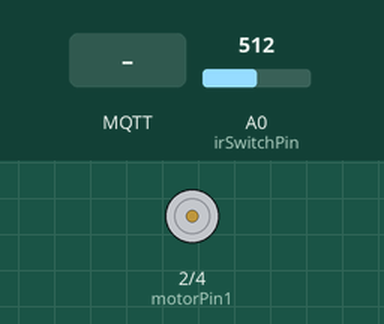
Simulated run of this sketch. Board: ESP8266 (NodeMCU). Parts: motor-driver pin pairs drawn as motors (green arrow = first pin HIGH = forward, orange = second pin HIGH = backward, longer = more drive). The test bench sets the inputs (shaded band); at power-on: A0 (irSwitchPin) = 512. WiFi joins after 1.5 s; servers stay silent unless stated; random numbers use the default seed unless the sketch sets one; no MQTT or app messages arrive unless stated; what the sketch prints to the serial monitor is not drawn.

Above: at 2.7 s.
2.8 s: MQTT message "OPEN" arrives on the first subscribed topic
At 3.2 s:
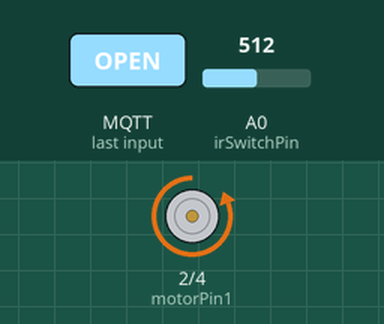
4.3 s: A0 (irSwitchPin) set to 582
5.8 s: A0 (irSwitchPin) set to 619
8.3 s: MQTT message "CLOSE" arrives on the first subscribed topic
At 10.2 s:
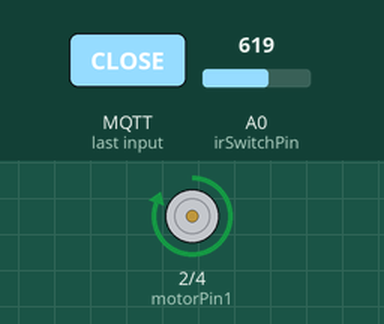
Timing chart, 0 to 12.3 s (numbered marks = the images above; inputs shaded):
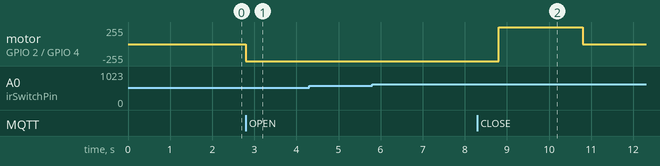

The sketch:

AutoBlind.ino
```cpp
#include <ESP8266WiFi.h>
#include <PubSubClient.h>
#include <WiFiClient.h>
#include <ESP8266WebServer.h>
#include <ESP8266mDNS.h>

// Server settings
const char* ssid = "ken13";
const char* password = "bu5yb33s";
const char* mqtt_server = "192.168.1.135";
ESP8266WebServer server(80);
WiFiClient myWiFi;
PubSubClient client(myWiFi);


// Pin assignment
const int motorPin1 = 2;
const int motorPin2 = 4;
const int irSwitchPin = A0;

// Variables to keep track of the blind rotations
const int minValue = 0;
const int maxValue = 8;
int currentValue;

int sensorValue = 0;

// The possible states that the blind can be in
enum blindStates {
  GOINGUP,
  GOINGDOWN,
  STOPPED
};
enum blindStates blindState;

// Start moving the blind up
void moveBlindUp() {
  digitalWrite(motorPin1, LOW);
  digitalWrite(motorPin2, HIGH);
  blindState = GOINGUP;
  Serial.println("Moving up!");
}

void checkGoingUpState() {
  checkCurrentValue();
  sensorValue = analogRead(irSwitchPin);
  if(sensorValue > 600) {
    changeCurrentValue(true);
    if(currentValue == maxValue) {
      stopBlind();
      client.publish("state", "Open");
    } else {
      delay(1000);
    }
  }
}

// Start moving the blind down
void moveBlindDown() {
  digitalWrite(motorPin1, HIGH);
  digitalWrite(motorPin2, LOW);
  blindState = GOINGDOWN;
  Serial.println("Moving down!");
}

void checkGoingDownState() {
  checkCurrentValue();
  sensorValue = analogRead(irSwitchPin);
  if(sensorValue > 600) {
    changeCurrentValue(false);
    if(currentValue == minValue) {
      stopBlind();
      client.publish("state", "Closed");
    } else {
      delay(1000);
    }
  }
}

// Stop the blind no matter where it is
void stopBlind() {
  digitalWrite(motorPin1, LOW);
  digitalWrite(motorPin2, LOW);
  blindState = STOPPED;
}

void checkCurrentValue() {
  if (currentValue < minValue) {
    stopBlind();
    currentValue = minValue;
  }
  if (currentValue > maxValue) {
    stopBlind();
    currentValue = maxValue;
  }
}

void changeCurrentValue(bool up) {
  if(up) {
    currentValue += 1;
  } else {
    currentValue -= 1;
  }
  Serial.print("Current value is now ");
  Serial.println(currentValue);
}

void setup_wifi() {

  delay(10);
  // We start by connecting to a WiFi network
  Serial.println();
  Serial.println("Connecting to ");
  Serial.println(ssid);

  WiFi.begin(ssid, password);

  while (WiFi.status() != WL_CONNECTED) {
    delay(500);
    Serial.print(".");
  }

  randomSeed(micros());

  Serial.println("");
  Serial.println("WiFi connected");
  Serial.println("IP address: ");
  Serial.println(WiFi.localIP());
}

void callback(char* topic, byte* payload, unsigned int length) {
  Serial.print("Message arrived [");
  Serial.print(topic);
  Serial.print("] ");
  Serial.print(String((char*)payload));
  Serial.println();

  if ((String)topic == "blind" && String((char*)payload).indexOf("OPEN") != -1) {
    if(currentValue < maxValue) {
      Serial.println("Moving Up");
      moveBlindUp();
    } else {
      client.publish("state", "Open");
    }
  }
  if ((String)topic == "blind" && String((char*)payload).indexOf("CLOSE") != -1) {
    if(currentValue > minValue) {
      Serial.println("Moving Down");
      moveBlindDown();
    } else {
      client.publish("state", "Closed");
    }
  }
  if ((String)topic == "blind" && String((char*)payload).indexOf("STOP") != -1) {
    Serial.println("Stopping");
    stopBlind();
  }
}

void reconnect() {
  // Loop until we're reconnected
  while (!client.connected()) {
    Serial.print("Attempting MQTT connection...");
    // Create a random client ID
    String clientId = "BlindClient-";
    clientId += String(random(0xffff), HEX);
    // Attempt to connect
    if (client.connect(clientId.c_str())) {
      Serial.println("connected");
      // Once connected, publish an announcement...
      client.publish("ping", "I'm Alive");
      // ... and resubscribe
      client.subscribe("blind");
    } else {
      Serial.print("failed, rc=");
      Serial.print(client.state());
      Serial.println(" try again in 5 seconds");
      // Wait 5 seconds before retrying
      delay(5000);
    }
  }
}

void setup() {
  Serial.begin(115200);

  pinMode(LED_BUILTIN, OUTPUT);

  pinMode(motorPin1, OUTPUT);
  pinMode(motorPin2, OUTPUT);
  digitalWrite(motorPin1, LOW);
  digitalWrite(motorPin2, LOW);

  blindState = STOPPED;
  currentValue = minValue;

  setup_wifi();

  client.setServer(mqtt_server, 1883);
  client.setCallback(callback);
}

// the loop function runs over and over again forever
void loop() {
  if (!client.connected()) {
    reconnect();
  }

  switch(blindState) {
    case STOPPED:
      break;
    case GOINGUP:
      checkGoingUpState();
      break;
    case GOINGDOWN:
      checkGoingDownState();
      break;
  }

  client.loop();
}
```

Measured:
- after the input at 2.8 s, motor on GPIO 2 (motorPin1) / GPIO 4 (motorPin2): stopped → backward 255/255 at once
- after the input at 4.3 s, every drawn part: stays the same
- after the input at 5.8 s, every drawn part: stays the same
